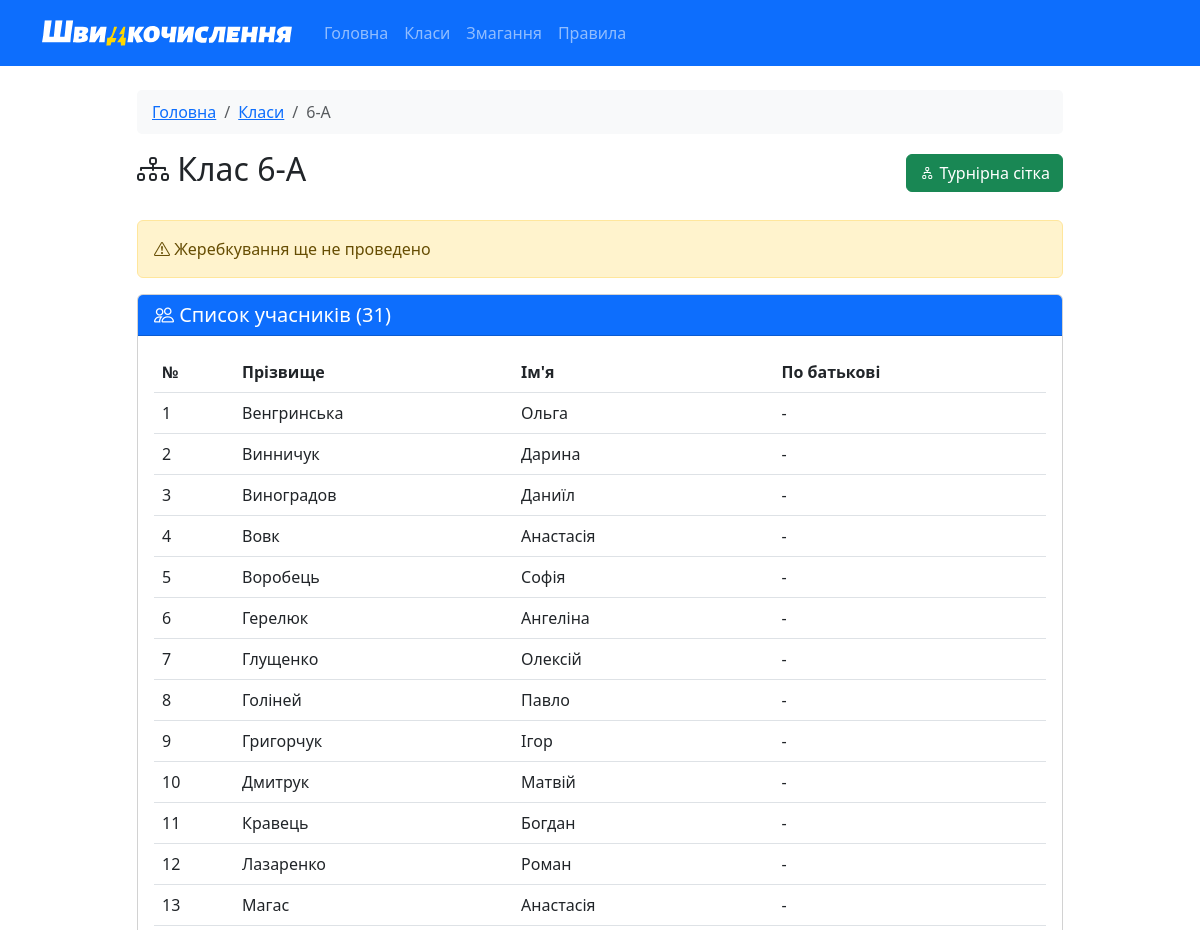
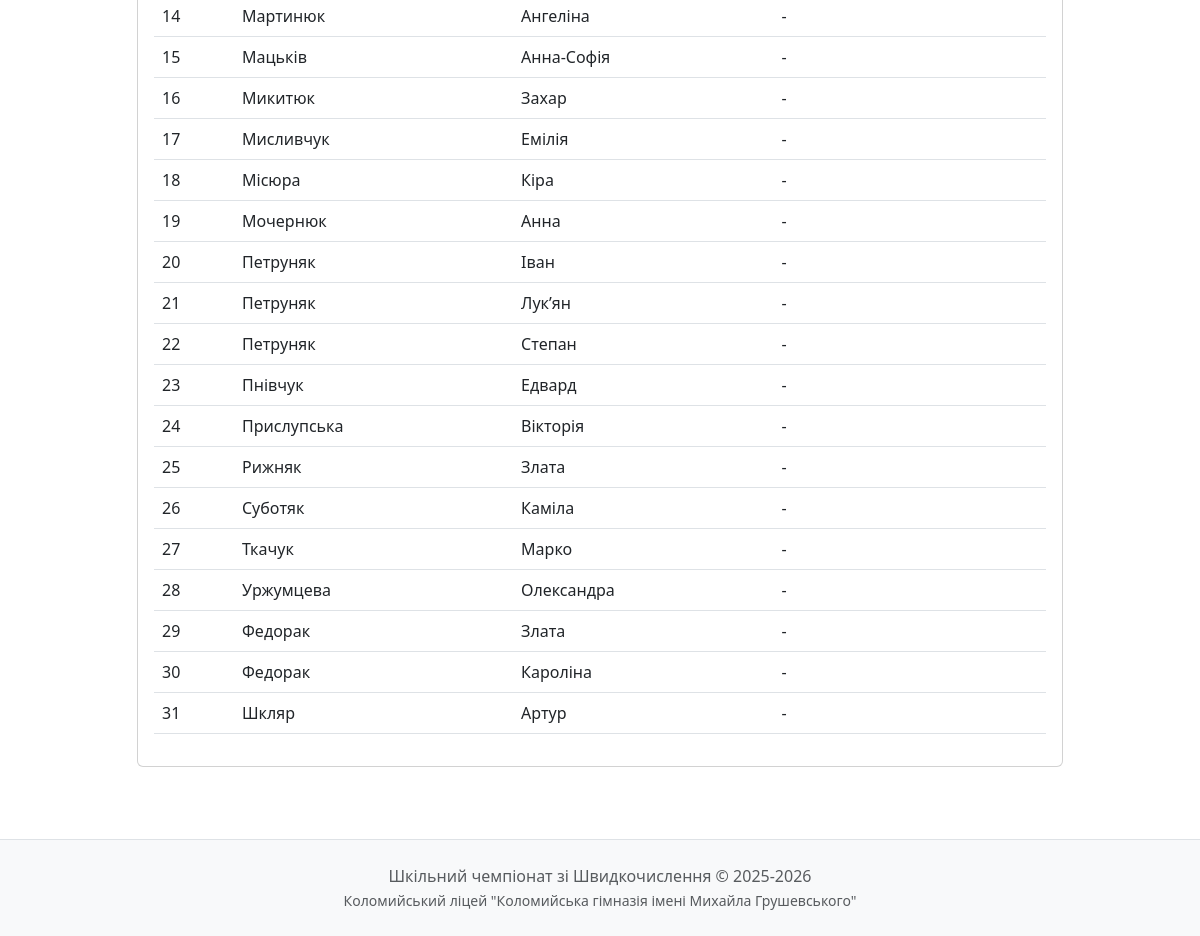
/class/6-А, run on the app's committed database (2 pictures, top to bottom).
### models.py (models this page shows, shortened)
class Student(db.Model):
    id = db.Column(db.Integer, primary_key=True)
    first_name = db.Column(db.String(50), nullable=False)
    last_name = db.Column(db.String(50), nullable=False)
    patronymic = db.Column(db.String(50))
    class_name = db.Column(db.String(10), nullable=False)
    seed = db.Column(db.Integer)
    rating = db.Column(db.Float, default=0.0)  # Змінено на Float для 10.5 тощо
    has_bye = db.Column(db.Boolean, default=False)
    home_matches = db.relationship('Match', foreign_keys='Match.student1_id', backref='student1', lazy=True)
    away_matches = db.relationship('Match', foreign_keys='Match.student2_id', backref='student2', lazy=True)

### app.py (the view)
@app.route('/class/<class_name>')
def class_detail(class_name):
    students = Student.query.filter_by(class_name=class_name).order_by(Student.seed).all()
    has_draw = any(s.seed is not None for s in students)
    return render_template('class_detail.html',
                         class_name=class_name,
                         students=students,
                         has_draw=has_draw)

### templates/class_detail.html (shortened to what this page needs)
{% extends "base.html" %}
{% block content %}
<div class="row">
    <div class="col-md-10 mx-auto">
        <nav aria-label="breadcrumb">
            <ol class="breadcrumb">
                <li class="breadcrumb-item"><a href="{{ url_for('index') }}">Головна</a></li>
                <li class="breadcrumb-item"><a href="{{ url_for('classes') }}">Класи</a></li>
                <li class="breadcrumb-item active">{{ class_name }}</li>
            </ol>
        </nav>
        <div class="d-flex justify-content-between align-items-center mb-4">
            <h2><i class="bi bi-diagram-3"></i> Клас {{ class_name }}</h2>
            <a href="{{ url_for('bracket', class_name=class_name) }}" class="btn btn-success">
                <i class="bi bi-diagram-2"></i> Турнірна сітка
            </a>
        </div>
        {% if has_draw %}
        <div class="alert alert-success">
            <i class="bi bi-check-circle"></i> Жеребкування проведено
        </div>
        {% else %}
        <div class="alert alert-warning">
            <i class="bi bi-exclamation-triangle"></i> Жеребкування ще не проведено
        </div>
        {% endif %}
        <div class="card">
            <div class="card-header bg-primary text-white">
                <h5 class="mb-0">
                    <i class="bi bi-people"></i> Список учасників ({{ students|length }})
                </h5>
            </div>
            <div class="card-body">
                {% if students %}
                <div class="table-responsive">
                    <table class="table table-hover">
                        <thead>
                            <tr>
                                {% if has_draw %}
                                <th width="80">Номер</th>
                                {% else %}
                                <th width="80">№</th>
                                {% endif %}
                                <th>Прізвище</th>
                                <th>Ім'я</th>
                                <th>По батькові</th>
                            </tr>
                        </thead>
                        <tbody>
                            {% for student in students %}
                            <tr>
                                <td>
                                    {% if student.seed %}
                                        <span class="badge bg-primary">{{ student.seed }}</span>
                                    {% else %}
                                        {{ loop.index }}
                                    {% endif %}
                                </td>
                                <td>{{ student.last_name }}</td>
                                <td>{{ student.first_name }}</td>
                                <td>{{ student.patronymic or '-' }}</td>
                            </tr>
                            {% endfor %}
                        </tbody>
                    </table>
                </div>
                {% else %}
                <p class="text-muted text-center mb-0">Немає учасників</p>
                {% endif %}
            </div>
        </div>
    </div>
</div>
{% endblock %}

### static/css/style.css (style rules this page uses)
body { min-height: 100vh; display: flex; flex-direction: column; }
.card { transition: transform 0.2s, box-shadow 0.2s; }
.card, .alert { animation: fadeIn 0.3s ease-out; }
.btn { transition: all 0.2s; }
.breadcrumb { background: #f8f9fa; padding: 10px 15px; border-radius: 5px; }

### data on the page
Student: last_name "Венгринська", first_name "Ольга", patronymic "-"
Student: last_name "Винничук", first_name "Дарина", patronymic "-"
Student: last_name "Виноградов", first_name "Даниїл", patronymic "-"
Student: last_name "Вовк", first_name "Анастасія", patronymic "-"
Student: last_name "Воробець", first_name "Софія", patronymic "-"
Student: last_name "Герелюк", first_name "Ангеліна", patronymic "-"
Student: last_name "Глущенко", first_name "Олексій", patronymic "-"
Student: last_name "Голіней", first_name "Павло", patronymic "-"
Student: last_name "Григорчук", first_name "Ігор", patronymic "-"
Student: last_name "Дмитрук", first_name "Матвій", patronymic "-"
Student: last_name "Кравець", first_name "Богдан", patronymic "-"
Student: last_name "Лазаренко", first_name "Роман", patronymic "-"
Student: last_name "Магас", first_name "Анастасія", patronymic "-"
Student: last_name "Мартинюк", first_name "Ангеліна", patronymic "-"
Student: last_name "Мацьків", first_name "Анна-Софія", patronymic "-"
Student: last_name "Микитюк", first_name "Захар", patronymic "-"
Student: last_name "Мисливчук", first_name "Емілія", patronymic "-"
Student: last_name "Місюра", first_name "Кіра", patronymic "-"
Student: last_name "Мочернюк", first_name "Анна", patronymic "-"
Student: last_name "Петруняк", first_name "Іван", patronymic "-"
Student: last_name "Петруняк", first_name "Лук’ян", patronymic "-"
Student: last_name "Петруняк", first_name "Степан", patronymic "-"
Student: last_name "Пнівчук", first_name "Едвард", patronymic "-"
Student: last_name "Прислупська", first_name "Вікторія", patronymic "-"
Student: last_name "Рижняк", first_name "Злата", patronymic "-"
Student: last_name "Суботяк", first_name "Каміла", patronymic "-"
Student: last_name "Ткачук", first_name "Марко", patronymic "-"
Student: last_name "Уржумцева", first_name "Олександра", patronymic "-"
Student: last_name "Федорак", first_name "Злата", patronymic "-"
Student: last_name "Федорак", first_name "Кароліна", patronymic "-"
Student: last_name "Шкляр", first_name "Артур", patronymic "-"

### other printed values
{{ class_name }} "6-А"
{{ students|length }} "31"
